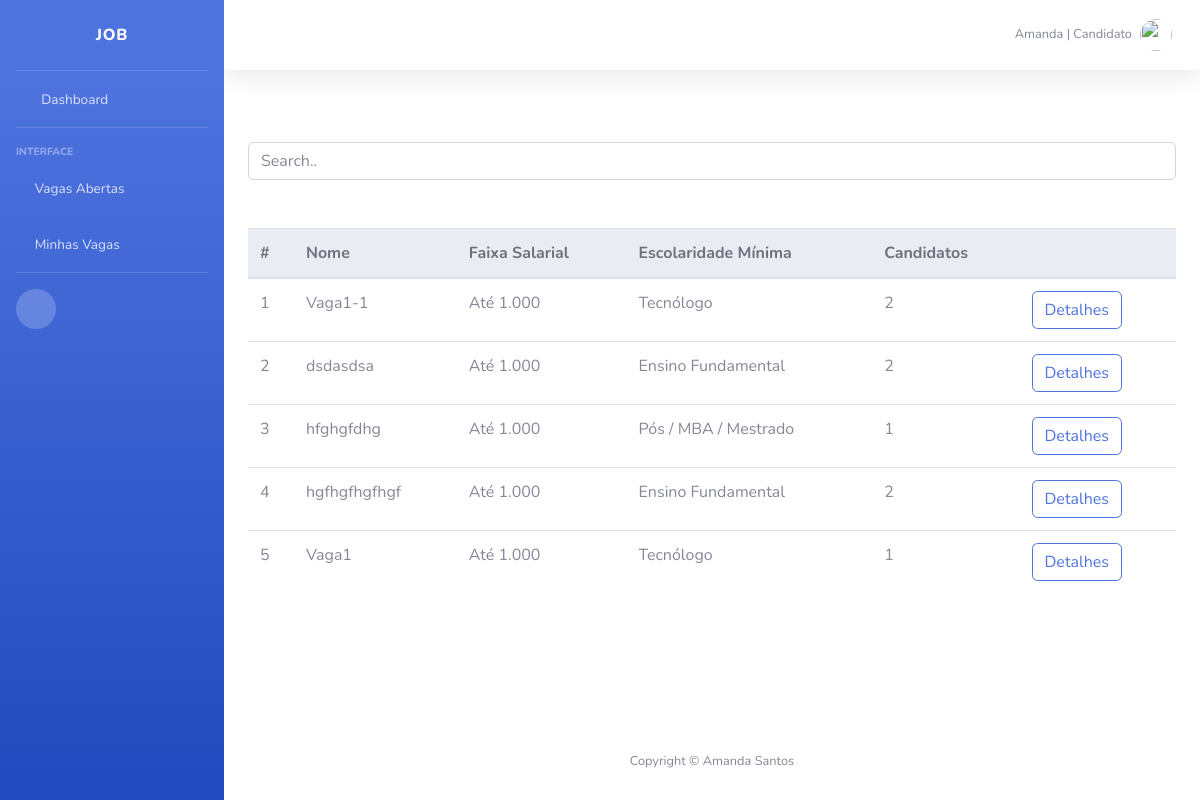
/dashboard/minhas_vagas/ (signed in), run on an earlier commit of the app's database.
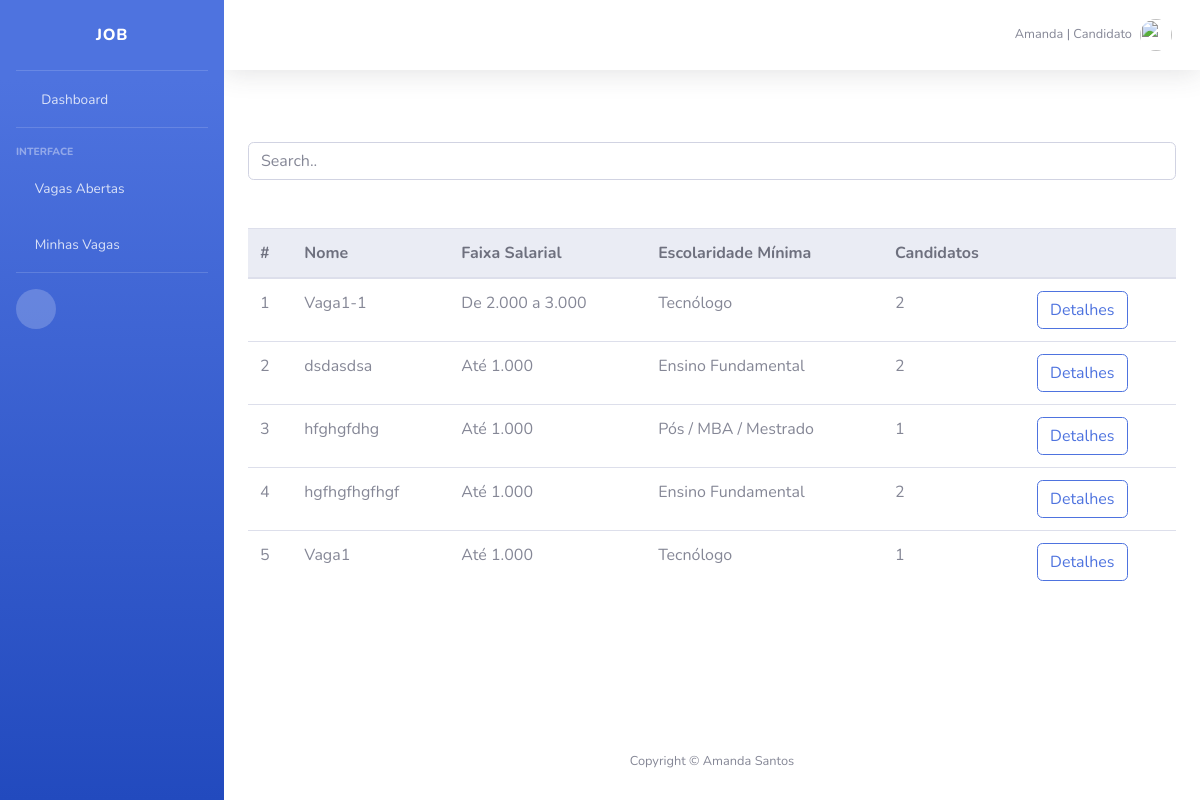
And on a later commit of the database.
### gestao/models.py (models this page shows, shortened)
class Vaga(models.Model):
    A1 = 'Até 1.000'
    D1A2 = 'De 1.000 a 2.000'
    D2A3 = 'De 2.000 a 3.000'
    AC3 = 'Acima de 3.000'
    FAIXA_SALARIAL = (
        (A1, 'Até 1.000'),
        (D1A2, 'De 1.000 a 2.000'),
        (D2A3, 'De 2.000 a 3.000'),
        (AC3, 'Acima de 3.000'),
    )
    EF = 'Ensino Fundamental'
    EM = 'Ensino Médio'
    TG = 'Tecnólogo'
    ES = 'Ensino Superior'
    PS = 'Pós / MBA / Mestrado'
    DR = 'Doutorado'
    ESCOLARIDADE = (
        (EF, 'Ensino Fundamental'),
        (EM, 'Ensino Médio'),
        (TG, 'Tecnólogo'),
        (ES, 'Ensino Superior'),
        (PS, 'Pós / MBA / Mestrado'),
        (DR, 'Doutorado'),
    )
    empresa = models.ForeignKey(Empresa, on_delete=models.CASCADE, verbose_name='empresa')
    nome = models.CharField(max_length=50, default='')
    faixa_salarial = models.CharField(
        max_length=50,
        choices=FAIXA_SALARIAL,
        default=A1,
    )
    escolaridade = models.CharField(
        max_length=50,
        choices=ESCOLARIDADE,
        default=EF,
    )
    requisitos = models.TextField(max_length=500, default='')
    delete = models.BooleanField(default=False, editable=False)
    aplicacoes = models.ManyToManyField(Aplicacao, editable=False, blank=True)
    data = models.DateField(auto_now_add=True)
    def get_quantidade_aplicacoes(self):
        return self.aplicacoes.count()
    class Meta:
        verbose_name_plural = 'Vagas'

### gestao/views.py (the view)
# urls.py: path('minhas_vagas/', minhas_vagas, name='minhas_vagas'),
@login_required
def minhas_vagas(request):
    if request.user.categoria == 1:
        vagas = Vaga.objects.all().filter(delete=False, empresa=request.user)
        return render(request, "minhas_vagas.html", {'vagas': vagas})
    else:
        vagas = Vaga.objects.filter(delete=False, aplicacoes__candidato=request.user).distinct()
        return render(request, "vagas_aplicadas.html", {'vagas': vagas})

### usuario/models.py (called while the page is built)
    def get_categoria(self):
        return self.categoria

### gestao/templates/vagas_aplicadas.html (shortened to what this page needs)
{% extends 'base.html' %}
{% block content %}
{% load static %}
    <br>
    <br>
    <div class="panel-default">
        <div class="panel-body">
            <input class="form-control" id="searchfield" type="text" placeholder="Search..">
            <br>
            <br>
            <div class="table-responsive">
                <table class="table">
                    <thead class="thead-light">
                    <tr>
                        <th>#</th>
                        <th>Nome</th>
                        <th>Faixa Salarial</th>
                        <th>Escolaridade Mínima</th>
                        <th>Candidatos</th>
                        <th></th>
                    </tr>
                    </thead>
                    <tbody id="lista_vaga">
                    {% for vaga in vagas %}
                    <tr>
                        <td>{{ forloop.counter }}</td>
                        <td>{{ vaga.nome }}</td>
                        <td>{{ vaga.faixa_salarial }}</td>
                        <td>{{ vaga.escolaridade }}</td>
                        <td>{{ vaga.get_quantidade_aplicacoes }}</td>
                        <td>
                            <button class="btn btn-outline-primary" id="btnVaga{{vaga.id}}" data-toggle="modal"
                                    data-target="#modalVaga{{ vaga.id }}">Detalhes</button>
                        </td>
                    </tr>
                    {% endfor %}
                    </tbody>
                </table>
            </div>
        </div>
    </div>
{% endblock %}

What changed in the data, as far as the page shows it:
changed Vaga "Vaga1-1": faixa_salarial "Até 1.000" → "De 2.000 a 3.000"
